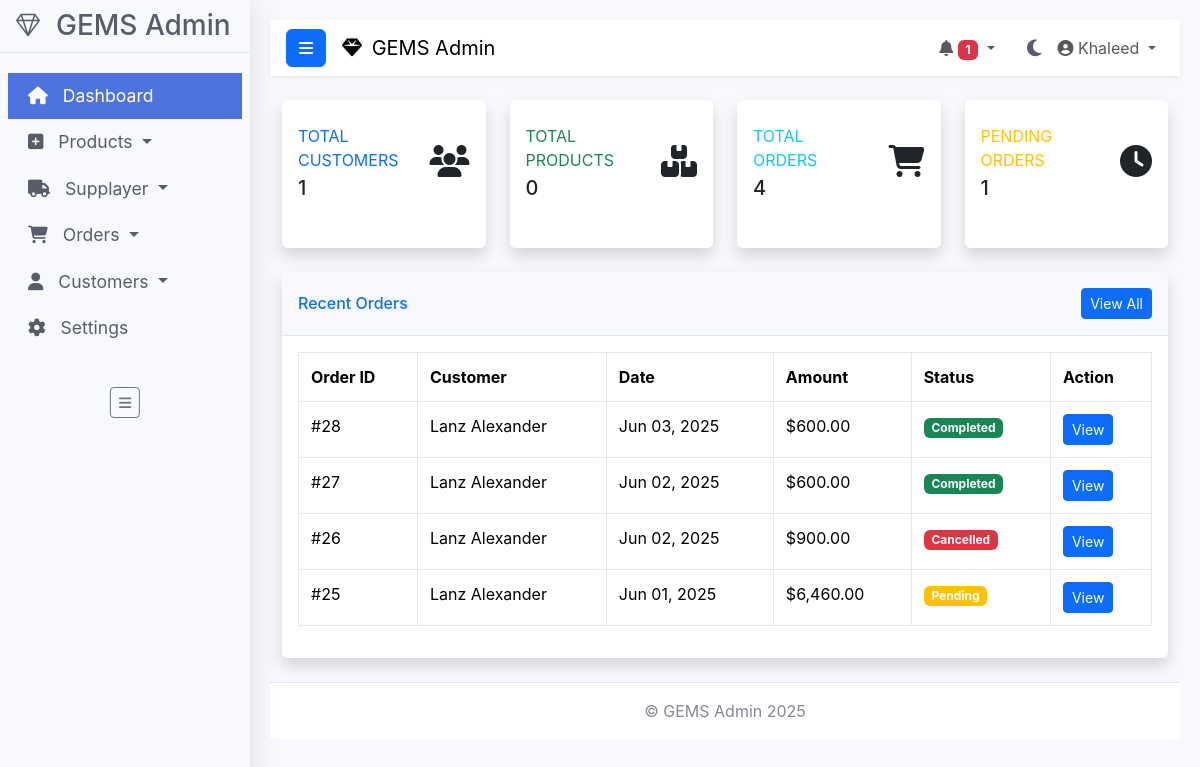
The page /admin/index.php (signed in) on the database its author committed.
### tables this page shows
CREATE TABLE IF NOT EXISTS `orders` (
  `order_id` int(11) NOT NULL AUTO_INCREMENT,
  `order_cost` decimal(10,2) NOT NULL,
  `order_status` varchar(100) NOT NULL DEFAULT 'on_hold',
  `customer_id` int(11) NOT NULL,
  `customer_phone` varchar(15) NOT NULL,
  `customer_city` varchar(255) NOT NULL,
  `customer_address` varchar(255) NOT NULL,
  `order_date` datetime NOT NULL DEFAULT current_timestamp(),
  `payment_method` varchar(50) DEFAULT NULL,
  PRIMARY KEY (`order_id`)
);

CREATE TABLE IF NOT EXISTS `customers` (
  `customer_id` int(11) NOT NULL AUTO_INCREMENT,
  `customer_name` varchar(100) NOT NULL,
  `customer_email` varchar(100) NOT NULL,
  `customer_password` varchar(100) NOT NULL,
  `customer_phone` varchar(20) DEFAULT NULL,
  `customer_city` varchar(255) DEFAULT NULL,
  `customer_address` varchar(100) DEFAULT NULL,
  `customer_photo` varchar(255) DEFAULT NULL,
  PRIMARY KEY (`customer_id`)
);

### admin/index.php (the view, shortened to what this page needs)
<?php
$stats = [
    'total_products' => 0,
    'total_orders' => 0,
    'pending_orders' => 0,
    'total_customers' => 0
];
$result = $conn->query("SELECT COUNT(*) as count FROM products");
if ($result) {
    $stats['total_products'] = (int)$result->fetch_assoc()['count'];
}
$result = $conn->query("SELECT COUNT(*) as count FROM orders");
if ($result) {
    $stats['total_orders'] = (int)$result->fetch_assoc()['count'];
}
$result = $conn->query("SELECT COUNT(*) as count FROM orders WHERE order_status = 'pending'");
if ($result) {
    $stats['pending_orders'] = (int)$result->fetch_assoc()['count'];
}
$result = $conn->query("SELECT COUNT(*) as count FROM customers");
if ($result) {
    $stats['total_customers'] = (int)$result->fetch_assoc()['count'];
}
$recent_orders = [];
$result = $conn->query("
    SELECT o.order_id, o.order_cost, o.order_status, o.order_date, c.customer_name
    FROM orders o
    JOIN customers c ON o.customer_id = c.customer_id
    ORDER BY o.order_date DESC
    LIMIT 5
");
if ($result) {
    $recent_orders = $result->fetch_all(MYSQLI_ASSOC);
}
?>
<!DOCTYPE html>
<html lang="en" data-bs-theme="light">
<head>
    <link href="https://cdn.jsdelivr.net/npm/bootstrap@5.3.2/dist/css/bootstrap.min.css" rel="stylesheet" />
    <link rel="stylesheet" href="https://cdn.jsdelivr.net/npm/bootstrap-icons@1.10.5/font/bootstrap-icons.css">
    <link rel="stylesheet" href="https://cdnjs.cloudflare.com/ajax/libs/font-awesome/6.4.2/css/all.min.css" />
    <link href="css/style.css" rel="stylesheet" />
</head>
<body>
    <div class="wrapper">
        <?php include 'Layout/sidebar.php'; ?>
        <div id="content">
            <?php include 'Layout/header.php'; ?>
            <div class="container-fluid mt-4">
                <div class="row">
                    <div class="col-xl-3 col-md-6 mb-4">
                        <div class="card border-left-primary shadow h-100 py-2">
                            <div class="card-body">
                                <div class="row align-items-center no-gutters">
                                    <div class="col mr-2">
                                        <div class="text-xs font-weight-bold text-primary text-uppercase mb-1">
                                            Total Customers
                                        </div>
                                        <div class="h5 mb-0 font-weight-bold text-gray-800">
                                            <?= $stats['total_customers'] ?>
                                        </div>
                                    </div>
                                    <div class="col-auto">
                                        <i class="fas fa-users fa-2x text-gray-300"></i>
                                    </div>
                                </div>
                            </div>
                        </div>
                    </div>
                    <div class="col-xl-3 col-md-6 mb-4">
                        <div class="card border-left-success shadow h-100 py-2">
                            <div class="card-body">
                                <div class="row align-items-center no-gutters">
                                    <div class="col mr-2">
                                        <div class="text-xs font-weight-bold text-success text-uppercase mb-1">
                                            Total Products
                                        </div>
                                        <div class="h5 mb-0 font-weight-bold text-gray-800">
                                            <?php echo (int)$stats['total_products']; ?>
                                        </div>
                                    </div>
                                    <div class="col-auto">
                                        <i class="fas fa-boxes fa-2x text-gray-300"></i>
                                    </div>
                                </div>
                            </div>
                        </div>
                    </div>
                    <div class="col-xl-3 col-md-6 mb-4">
                        <div class="card border-left-info shadow h-100 py-2">
                            <div class="card-body">
                                <div class="row align-items-center no-gutters">
                                    <div class="col mr-2">
                                        <div class="text-xs font-weight-bold text-info text-uppercase mb-1">
                                            Total Orders
                                        </div>
                                        <div class="h5 mb-0 font-weight-bold text-gray-800">
                                            <?php echo (int)$stats['total_orders']; ?>
                                        </div>
                                    </div>
                                    <div class="col-auto">
                                        <i class="fas fa-shopping-cart fa-2x text-gray-300"></i>
                                    </div>
                                </div>
                            </div>
                        </div>
                    </div>
                    <div class="col-xl-3 col-md-6 mb-4">
                        <div class="card border-left-warning shadow h-100 py-2">
                            <div class="card-body">
                                <div class="row align-items-center no-gutters">
                                    <div class="col mr-2">
                                        <div class="text-xs font-weight-bold text-warning text-uppercase mb-1">
                                            Pending Orders
                                        </div>
                                        <div class="h5 mb-0 font-weight-bold text-gray-800">
                                            <?php echo (int)$stats['pending_orders']; ?>
                                        </div>
                                    </div>
                                    <div class="col-auto">
                                        <i class="fas fa-clock fa-2x text-gray-300"></i>
                                    </div>
                                </div>
                            </div>
                        </div>
                    </div>
                </div>
                <div class="row">
                    <div class="col-12">
                        <div class="card shadow mb-4">
                            <div class="card-header py-3 d-flex justify-content-between align-items-center">
                                <h6 class="m-0 font-weight-bold text-primary">Recent Orders</h6>
                                <a href="orders.php" class="btn btn-sm btn-primary">View All</a>
                            </div>
                            <div class="card-body">
                                <div class="table-responsive">
                                    <table class="table table-bordered" width="100%" cellspacing="0">
                                        <thead>
                                            <tr>
                                                <th>Order ID</th>
                                                <th>Customer</th>
                                                <th>Date</th>
                                                <th>Amount</th>
                                                <th>Status</th>
                                                <th>Action</th>
                                            </tr>
                                        </thead>
                                        <tbody>
                                            <?php if (!empty($recent_orders)): ?>
                                                <?php foreach($recent_orders as $order): ?>
                                                    <tr>
                                                        <td>#<?= htmlspecialchars($order['order_id']) ?></td>
                                                        <td><?= htmlspecialchars($order['customer_name']) ?></td>
                                                        <td><?= date('M d, Y', strtotime($order['order_date'])) ?></td>
                                                        <td>$<?= number_format($order['order_cost'], 2) ?></td>
                                                        <td>
                                                            <span class="badge <?=
                                                                match(strtolower($order['order_status'])) {
                                                                    'completed' => 'bg-success',
                                                                    'pending' => 'bg-warning',
                                                                    'cancelled' => 'bg-danger',
                                                                    default => 'bg-info'
                                                                }
                                                            ?>">
                                                                <?= ucfirst(htmlspecialchars($order['order_status'])) ?>
                                                            </span>
                                                        </td>
                                                        <td>
                                                            <a href="order_details.php?id=<?= $order['order_id'] ?>" class="btn btn-sm btn-primary">View</a>
                                                        </td>
                                                    </tr>
                                                <?php endforeach; ?>
                                            <?php else: ?>
                                                <tr><td colspan="6" class="text-center">No recent orders found.</td></tr>
                                            <?php endif; ?>
                                        </tbody>
                                    </table>
                                </div>
                            </div>
                        </div>
                    </div>
                </div>
            </div>
            <?php include 'Layout/footer.php'; ?>
        </div>
    </div>
</body>
</html>

### rows shown on the page
orders: order_id "28", customer.customer_name "Lanz Alexander", order_date "Jun 03, 2025", order_cost "600.00", order_status "Completed"
orders: order_id "27", customer.customer_name "Lanz Alexander", order_date "Jun 02, 2025", order_cost "600.00", order_status "Completed"
orders: order_id "26", customer.customer_name "Lanz Alexander", order_date "Jun 02, 2025", order_cost "900.00", order_status "Cancelled"
orders: order_id "25", customer.customer_name "Lanz Alexander", order_date "Jun 01, 2025", order_cost "6,460.00", order_status "Pending"

### other values the page prints
$pending_orders "1"
$_SESSION['admin_name'] "Khaleed"
$stats['total_customers'] "1"
$stats['total_products'] "0"
$stats['total_orders'] "4"
$stats['pending_orders'] "1"
